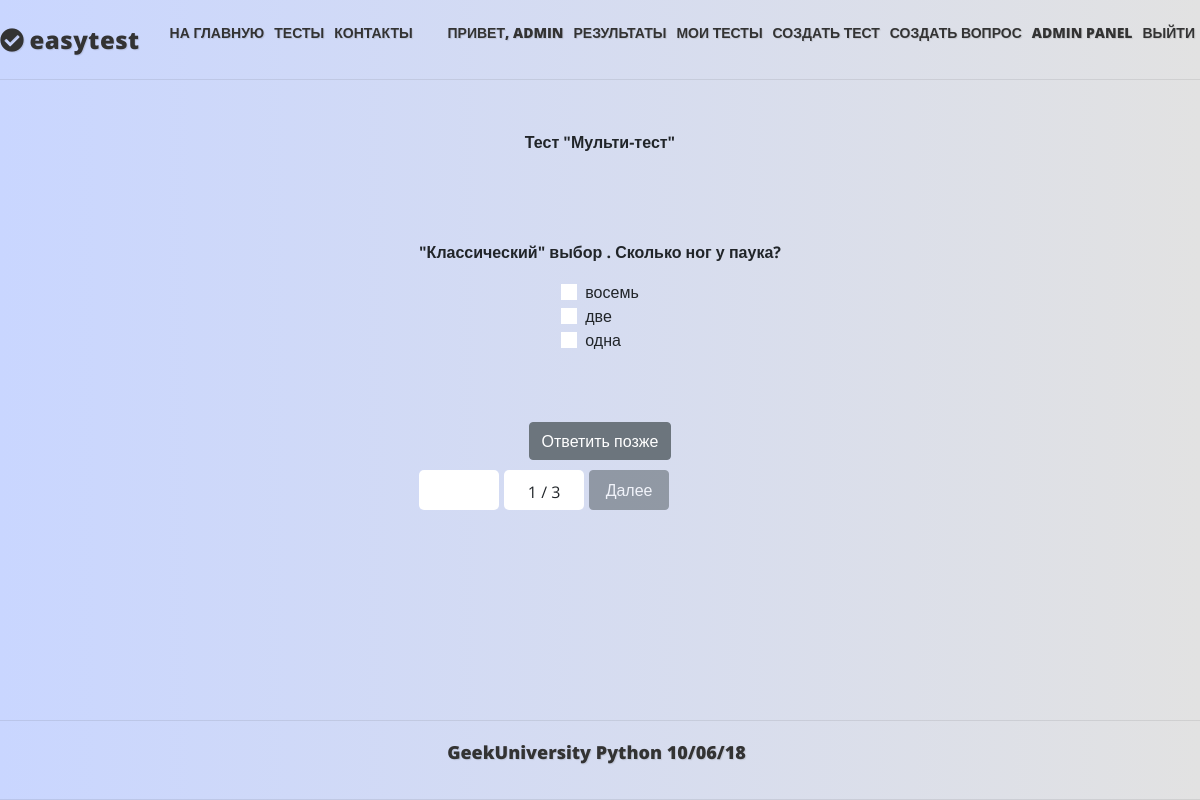
/test/4 (signed in), run on the app's committed database.
### mainapp/models.py (models this page shows, shortened)
class Core(models.Model):
    title = models.CharField(_('title'), max_length=250, blank=True)
    description = models.TextField(_('description'), blank=True)
    sort = models.IntegerField(_('sort'), default=0, null=True, blank=True)
    active = models.BooleanField(_('active'), default=True)
    deleted = models.BooleanField(_('deleted'), default=False)
    all_objects = models.Manager()
    objects = CoreManager()
    class Meta:
        abstract = True

class Question(Core):
    class Meta:
        verbose_name = _('Вопрос')
        verbose_name_plural = _('Вопросы')
    q_type  = models.PositiveIntegerField(_('question type'), choices=QUESTION_TYPE,  default=0, blank=False)
    objects = QuestionManager()

class Test(Core):
    class Meta:
        verbose_name = _('Тест')
        verbose_name_plural = _('Тесты')
    owner = models.ForeignKey(User, null=False, blank=True, related_name='tests', on_delete=models.PROTECT)
    category = models.ForeignKey(TestCategory, null=True, blank=True, on_delete=models.SET_NULL)
    keywords = models.ManyToManyField(Keyword, blank=True, related_name='tests')
    questions = models.ManyToManyField(Question, blank=True, related_name='tests')
    max_questions = models.PositiveIntegerField(_('Count questions'), default=1, blank=True)
    required_correct_answers = models.PositiveIntegerField(_('Required correct answers'), default=0, blank=True)
    time = models.TimeField(_('Max time for test'), default=datetime.time(0, 30), blank=True)
    objects = TestManager()
    TEST_TYPE_CHOICES = (
        ('th', 'teaching'),  # с цифрами (под индексом 0 в кортежах) форма создания теста не проходила, изменил на строку
        ('ex', 'exam'),
        )
    test_type = models.CharField(max_length=2, choices=TEST_TYPE_CHOICES, default='th')
    """ типы тестов - учебный и экзаменационный(на время и оценку) - это реализуем позже.
    Необходимо будет также добавить время на прохождение теста, проценты правильных ответов для разных оценок."""

class Answer(Core):
    class Meta:
        verbose_name = _('Ответ')
        verbose_name_plural = _('Ответы')
    order_number = models.PositiveIntegerField(_('order'),  default=0, blank=False)
    is_correct = models.BooleanField(_('is correct'), default=False)
    question = models.ForeignKey(Question, null=True, blank=True, related_name='answers', on_delete=models.CASCADE)
    objects = AnswerManager()
    def __str__(self):
        return f'{self.description}'

### mainapp/views.py (the view)
# urls.py: path('test/<int:pk>', mainapp.QuestionList.as_view(), name='test'),
class QuestionList(LoginRequiredMixin, ListView):
    model = Question
    login_url = reverse_lazy('authapp:login')
    paginate_by = 1
    def get_queryset(self):
        return self.model.objects.get_test_questions(self.request, self.kwargs['pk'])
    def get_context_data(self, **kwargs):
        context = super().get_context_data(**kwargs)
        context['test_title'] = self.model.objects.get_test_title(self.kwargs['pk'])
        return context

### mainapp/models.py (called while the page is built)
    def get_queryset(self):
        return CoreQuerySet(self.model).filter(active=True, deleted=False)

    def get_all_queryset(self):
        return CoreQuerySet(self.model)

    def get_test_questions(self, request, pk):
        test = Test.objects.get(pk=pk)
        response = test.questions.filter(user_answers__owner=request.user, user_answers__result__test=pk)
        response = response.order_by('-user_answers__active', 'user_answers__sort', '?')
        max_questions = test.max_questions
        return response[:max_questions]

    def get_test_title(self, pk):
        return Test.objects.get(pk=pk).title

    def get_queryset(self):
        return self.get_all_queryset().order_by('?')

### mainapp/templates/mainapp/question_list.html (shortened to what this page needs)
{% extends "base.html" %}
{% load static i18n %}
{% block styles %}
{{block.super}}
<link rel="stylesheet" href="//code.jquery.com/ui/1.12.1/themes/base/jquery-ui.css">
{% endblock %}
            {% block content %}
            {% with current_kwargs=request.resolver_match.kwargs.pk  %}
                <div class="center">
                    {% for object in object_list %}
                        <p><b>Тест "{{ object.tests.all.0.title }}"</b></p>
                        <form action="{% url 'mainapp:result_update' current_kwargs %}" method="post">
                            <div class="answer_list center"><b>{{ object.description }}</b></p>
                                <div>
                                    {% if object.q_type == 0 %}
                                        {% for answer in object.answers.all %}
                                            {% include "./includes/q_type0_snipet.html" %}
                                        {% endfor %}
                                    {% elif object.q_type == 1 %}
                                        {% for answer in object.answers.all %}
                                            {% include "./includes/q_type1_snipet.html" %}
                                        {% endfor %}
                                    {% elif object.q_type == 2 %}
                                        {% include "./includes/q_type2_snipet.html" %}
                                    {% endif %}
                                </div>
                            </div>
                    {% if page_obj.has_next %}
                        <span class="center"><input type="submit" id="submit_skip" class="btn btn-secondary" value="Ответить позже"></span>
                    {% else %}
                        <input type="hidden" name="href" value="{% url 'mainapp:result' current_kwargs %}">
                    {% endif %}
                    <div class="timer_box">
                        <p id="timer">{{ request.session.test_time }}</p>
                        <p class="timer_pages">{{  page_obj.number }} / {{ paginator.num_pages }}</p>
                        <div class="sub">
                            <input type="submit" id="submit_b" class="btn btn-secondary" value="Далее">
                        </div>
                    </div>
                </form>
            {% endfor %}
        </div>
    {% endwith %}
{% endblock content %}

### templates/base.html (shortened to what this page needs)
{% load static i18n %}
<!DOCTYPE html>
<html lang="en">
<head>
    {% block styles %}
        <link rel="stylesheet" href="https://stackpath.bootstrapcdn.com/bootstrap/4.1.3/css/bootstrap.min.css">
        <link rel="stylesheet" href= "{% static 'css/style.css' %}?v={{ VERSION }}" >
    {% endblock styles %}
    <link rel="stylesheet" href="https://use.fontawesome.com/releases/v5.4.1/css/all.css">
</head>
<body>
<div class="header">
    <div class="center_content_header">
        <div class="logo">
            <i class="fas fa-check-circle"></i>
            <a href="{% url 'mainapp:main' %}">easytest</a>
        </div>
        <div class="menu">
            <ul>
                <li><a href="{% url 'mainapp:main' %}">{% trans 'На главную'|upper %}</a></li>
                <li><a href="{% url 'mainapp:tests' %}">{% trans 'Тесты'|upper %}</a></li>
                <li><a href="#">{% trans 'КОНТАКТЫ' %}</a></li>
            </ul>
        </div>
        <div class="menu">
            <ul>
                {% if user.is_authenticated %}
                    <li><a href="{% url 'auth:edit' %}">{% trans 'Привет, '|upper %}{{ user.first_name|default:user.username|upper }}</a></li>
                    <li><a href="{% url 'mainapp:results' %}">{% trans 'Результаты'|upper %}</a></li>
                    {% if user.is_staff %}
                        <li><a href="{% url 'mainapp:tests_staff' %}">{% trans 'Мои тесты'|upper %}</a></li>
                        <li><a href="{% url 'mainapp:test_create' %}">{% trans 'Создать тест'|upper %}</a></li>
                        <li><a href="{% url 'mainapp:question_create' %}">{% trans 'Создать вопрос'|upper %}</a></li>
                        <li><a href="{% url 'admin:index' %}">{% trans 'Admin panel'|upper %}</a></li>
                    {% endif %}
                    <li><a href="{% url 'auth:logout' %}">{% trans 'Выйти'|upper %}</a></li>
                {% else %}
                    <li><a href="{% url 'auth:login' %}">{% trans 'Войти'|upper %}</a></li>
                {% endif %}
            </ul>
        </div>
    </div>
</div>
<div class="content">
    {% block content %}
    {% endblock content %}
</div>
<div class="footer">
    <p>GeekUniversity Python 10/06/18</p>
</div>
</body>
</html>

### mainapp/templates/mainapp/includes/q_type0_snipet.html (shortened to what this page needs)
<div class="custom-control custom-Radio">
        <label class="custom-control-label" for="customRadio{{  forloop.counter }}">{{ answer }}</label>
    </div>

### mainapp/static/css/style.css (style rules this page uses)
* { padding: 0; margin: 0; }
body { display: flex; flex-direction: column; background: linear-gradient(to right, #c9d6ff, #e2e2e2); min-height: 100vh; font-family: 'Open Sans', Arial, sans-serif; }
.header, .footer { display: flex; min-height: 80px; border-bottom: 1px solid rgba(51, 51, 51, 0.1); justify-content: center; align-items: center; text-shadow: 1px 1px 1px rgba(0, 0, 0, .1); }
.header { margin-bottom: 50px; }
.center_content_header { display: flex; width: 1270px; justify-content: space-between; align-items: center; }
.logo { display: flex; align-items: center; font-weight: 900; padding: 0; font-size: 24px; text-shadow: 1px 1px 1px rgba(0, 0, 0, .1); letter-spacing: 0.5px; line-height: normal; color: #333333; }
.logo a { text-decoration: none; color: #333333; font-weight: 900; }
.header i { color: #333333; align-items: center; margin-right: 5px; }
.menu ul { display: flex; list-style: none; }
.menu li { padding: 0 5px; }
.menu a { text-decoration: none; color: #333333; font-weight: 900; font-size: 14px; }
.footer { border-top: 1px solid rgba(51, 51, 51, 0.1); }
.footer p { color: #333333; font-weight: 900; font-size: 18px; padding-right: 7px; }
.center, .content, .center_full { display: flex; flex-direction: column; justify-content: center; align-items: center; }
.content { flex: 1; justify-content: flex-start; }
.custom-control-label::before { background-color: #fff; }
.answer_list { margin: 70px 0px; }
.timer_box { display: flex; margin-top: 10px; justify-content: space-between; width: 250px; }
.timer_pages { display: flex; padding: 10px; border-radius: 5px; background-color: white; justify-content: center; }
.sub input, .timer_pages, #timer { width: 80px; height: 40px; text-align: center; }
#timer { font-weight: 900; text-shadow: 1px 1px 1px rgba(0, 0, 0, .1); padding: 7px; border-radius: 5px; background-color: white; }
.denied p, a { text-shadow: 1px 1px 1px rgba(0, 0, 0, .1); }

### data on the page
Question: tests.all.0 "Мульти-тест", description "\"Классический\" выбор . Сколько ног у паука?", number "1", num_pages "3"
Answer: description "восемь"
Answer: description "две"
Answer: description "одна"

### other printed values
{{ user.first_name|default:user.username|upper }} "ADMIN"
